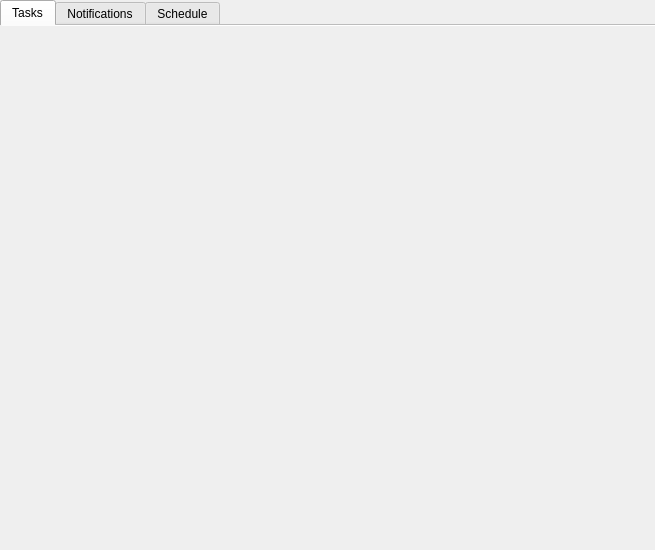
<?xml version="1.0" encoding="UTF-8"?>
<ui version="4.0">
 <class>myTactic</class>
 <widget class="QWidget" name="myTactic">
  <property name="geometry">
   <rect>
    <x>0</x>
    <y>0</y>
    <width>655</width>
    <height>550</height>
   </rect>
  </property>
  <property name="windowTitle">
   <string>Form</string>
  </property>
  <layout class="QVBoxLayout" name="verticalLayout">
   <property name="spacing">
    <number>0</number>
   </property>
   <property name="margin">
    <number>0</number>
   </property>
   <item>
    <widget class="QTabWidget" name="tabWidget">
     <property name="currentIndex">
      <number>0</number>
     </property>
     <property name="documentMode">
      <bool>true</bool>
     </property>
     <widget class="QWidget" name="tab">
      <attribute name="title">
       <string>Tasks</string>
      </attribute>
     </widget>
     <widget class="QWidget" name="tab_2">
      <attribute name="title">
       <string>Notifications</string>
      </attribute>
     </widget>
     <widget class="QWidget" name="tab_5">
      <attribute name="title">
       <string>Schedule</string>
      </attribute>
     </widget>
    </widget>
   </item>
  </layout>
 </widget>
 <resources/>
 <connections/>
</ui>
